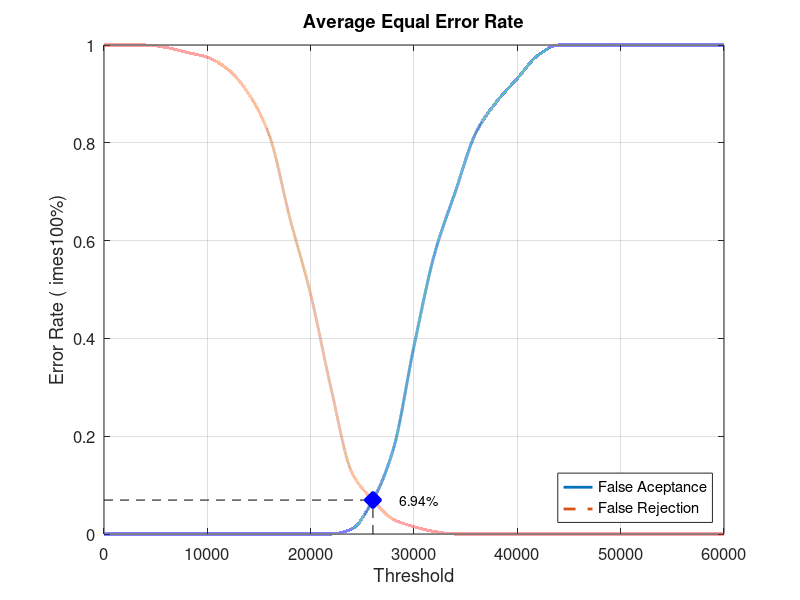
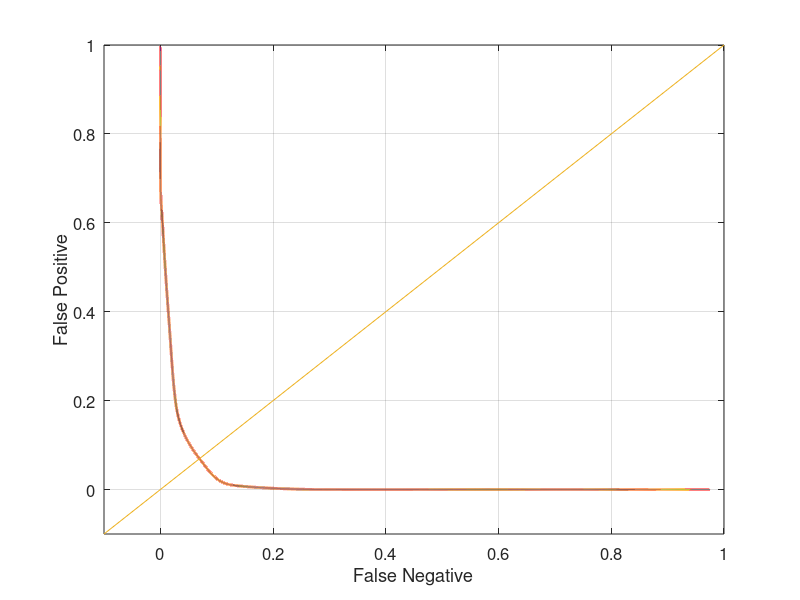

These figures' MATLAB source, in order:
close all;
clear;
clc;
x = 0:2000:60000;
xq = 0:0.5:60000;

y0 = [0 0 0 0 0 0 0 0 0 0 0 0 0.0105263 0.0684211 0.173684 0.384211 0.573684 0.7 0.821053 0.884211 0.931579 0.978947 1 1 1 1 1 1 1 1 1]
yy0 = interp1(x, y0, xq, 'pchip');
y1 = [1 1 1 0.995 0.985 0.975 0.95 0.9 0.815 0.645 0.49 0.295 0.125 0.07 0.03 0.015 0.005 0 0 0 0 0 0 0 0 0 0 0 0 0 0]
yy1 = interp1(x, y1, xq, 'pchip');

% Calculating EER: 
y2 = abs(y0 - y1);
find(y2 == min(y2))
yy2 = abs(yy0 - yy1);
xEER = find(yy2 == min(yy2));
xEERIndex = xq(xEER) % X-axis EER
yEER = yy0(xEER) % Y-axis EER

main = figure
plot(xq, yy0,'-','LineWidth', 2);	hold on
plot(xq, yy1,'--','LineWidth', 2);	hold on
plot([xEERIndex xEERIndex], [0 yEER], 'k--');	hold on
plot([0 xEERIndex], [yEER yEER], 'k--');	hold on
plot(xEERIndex, yEER, 'bx', 'LineWidth', 10);	hold on
text(xEERIndex + 10 * xEERIndex / 100, yEER, [num2str(round((10000 * yEER)) / 100) '%'])
legend('False Aceptance', 'False Rejection', 'Location', 'SouthEast')
xlabel('Threshold')
ylabel('Error Rate (	imes100%)')
title('Average Equal Error Rate')
set(gca, 'FontSize', 12)
axis([0 60000 0 1])
grid on

print(main, 'Database1_1Main', '-dpng');
FNRxFPR = figure('Color', [1 1 1]);
plot(yy1, yy0, '-', yy1, yy0, 'LineWidth', 2);
hold on
y = -0.1:0.1:1
plot(y, y); 
set(gca, 'FontSize', 12)
xlabel('False Negative')
ylabel('False Positive')
axis([-0.1 1 -0.1 1])
set(gca, 'FontSize', 12)
grid on

print(FNRxFPR, 'Database1_1FNRxFPR','-dpng');
